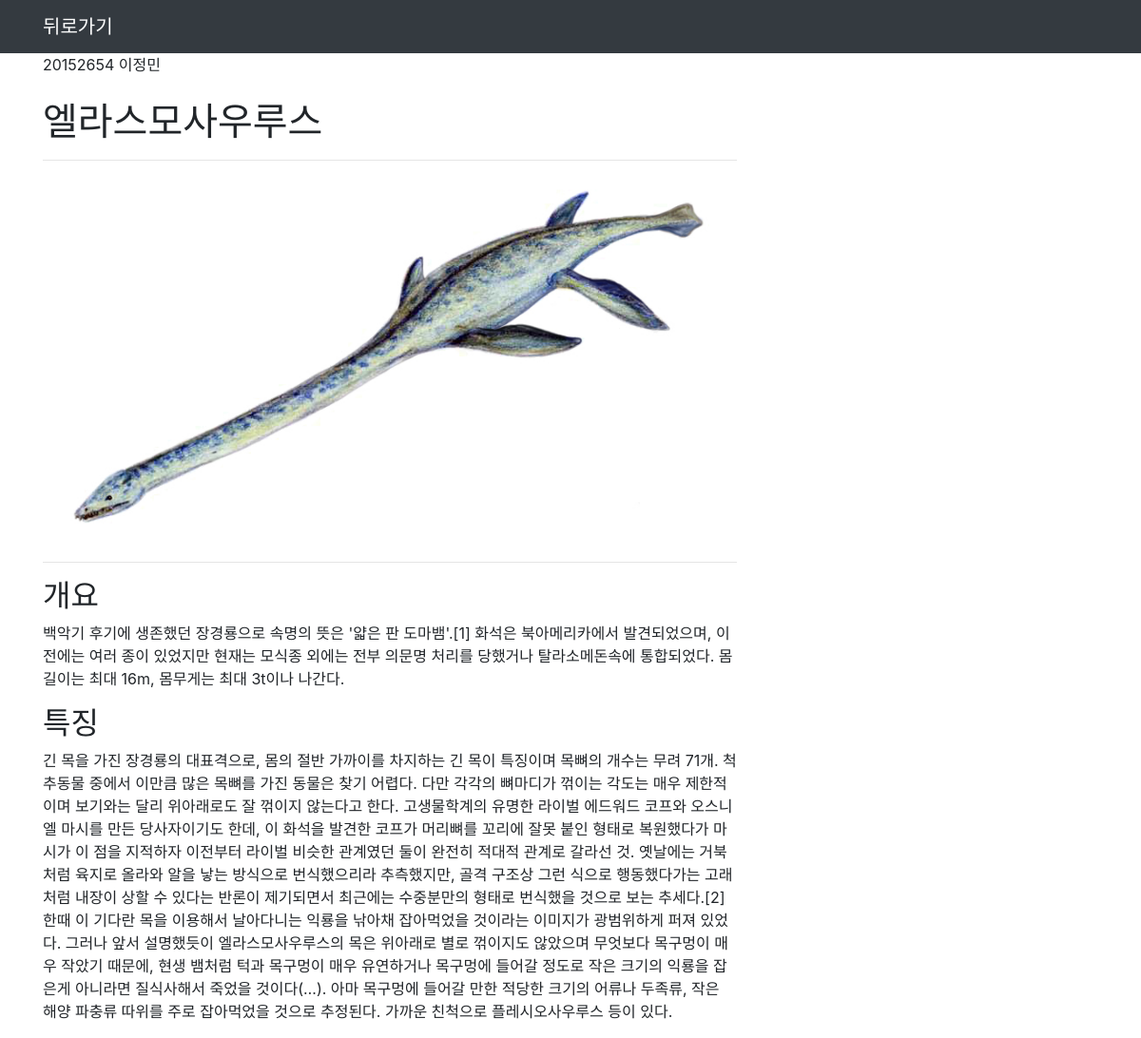
The app's page /detail/엘라스모사우루스 with its own data.
### dinolists/models.py (models this page shows)
class Dinolist(models.Model):
    image = models.ImageField(upload_to='images/')
    name = models.CharField(max_length=30)
    overview = models.CharField(max_length=5000)
    character = models.CharField(max_length=5000)

### details/views.py (the view)
# urls.py: path('detail/<name>',details.views.detail),
def detail(request,name):
	dino = Dinolist.objects.get(name = name)
	return render(request,'index.html',{'name': dino.name ,'Overview':dino.overview, 'Character':dino.character, 'image':dino.image.url})

### details/templates/index.html (shortened to what this page needs)
{% load static %}
<!DOCTYPE html>
<html lang="en">
<head>
  <link href="{% static 'bootstrap.min.css' %}" rel="stylesheet">
  <link href="{% static 'blog-post.css' %}" rel="stylesheet">
</head>
<body>
  <nav class="navbar navbar-expand-lg navbar-dark bg-dark fixed-top">
    <div class="container">
      <a class="navbar-brand" href="/list">뒤로가기</a>
    </div>
  </nav>
  <div class="container">
    <div class="row">
      <div class="col-lg-8">
        <p style="font-style:inherit">20152654 이정민</p>
        <h1 class="mt-4">{{ name }}</h1>
        <hr>
        <img class="img-fluid rounded" src="{{ image }}" alt="">
        <hr>
        <h2>개요</h2>
        <p> {{ Overview }} </p>
        <h2>특징</h2>
        <p>{{ Character }} </p>
      </div>
      </body>
      </html>

### portfolio/static/blog-post.css (style rules this page uses)
body { padding-top: 56px; }

### records on screen
Dinolist: name "엘라스모사우루스", overview "백악기 후기에 생존했던 장경룡으로 속명의 뜻은 '얇은 판 도마뱀'.[1] 화석은 북아메리카에서 발견되었으며, 이전에는 여러 종이 있었지만 현재는 모식종 외에는 전부 의문명 처리를 당했거나 탈라소메돈속에 통합되었다. 몸길이는 최대 16m, 몸무게는 최대 3t이나 나간다.", character "긴 목을 가진 장경룡의 대표격으로, 몸의 절반 가까이를 차지하는 긴 목이 특징이며 목뼈의 개수는 무려 71개. 척추동물 중에서 이만큼 많은 목뼈를 가진 동물은 찾기 어렵다. 다만 각각의 뼈마디가 꺾이는 각도는 매우 제한적이며 보기와는 달리 위아래로도 잘 꺾이지 않는다고 한다. 고생물학계의 유명한 라이벌 에드워드 코프와 오스니엘 마시를 만든 당사자이기도 한데, 이 화석을 발견한 코프가 머리뼈를 꼬리에 잘못 붙인 형태로 복원했다가 마시가 이 점을 지적하자 이전부터 라이벌 비슷한 관계였던 둘이 완전히 적대적 관계로 갈라선 것. 옛날에는 거북처럼 육지로 올라와 알을 낳는 방식으로 번식했으리라 추측했지만, 골격 구조상 그런 식으로 행동했다가는 고래처럼 내장이 상할 수 있다는 반론이 제기되면서 최근에는 수중분만의 형태로 번식했을 것으로 보는 추세다.[2] 한때 이 기다란 목을 이용해서 날아다니는 익룡을 낚아채 잡아먹었을 것이라는 이미지가 광범위하게 퍼져 있었다. 그러나 앞서 설명했듯이 엘라스모사우루스의 목은 위아래로 별로 꺾이지도 않았으며 무엇보다 목구멍이 매우 작았기 때문에, 현생 뱀처럼 턱과 목구멍이 매우 유연하거나 목구멍에 들어갈 정도로 작은 크기의 익룡을 잡은게 아니라면 질식사해서 죽었을 것이다(…). 아마 목구멍에 들어갈 만한 적당한 크기의 어류나 두족류, 작은 해양 파충류 따위를 주로 잡아먹었을 것으로 추정된다. 가까운 친척으로…"
